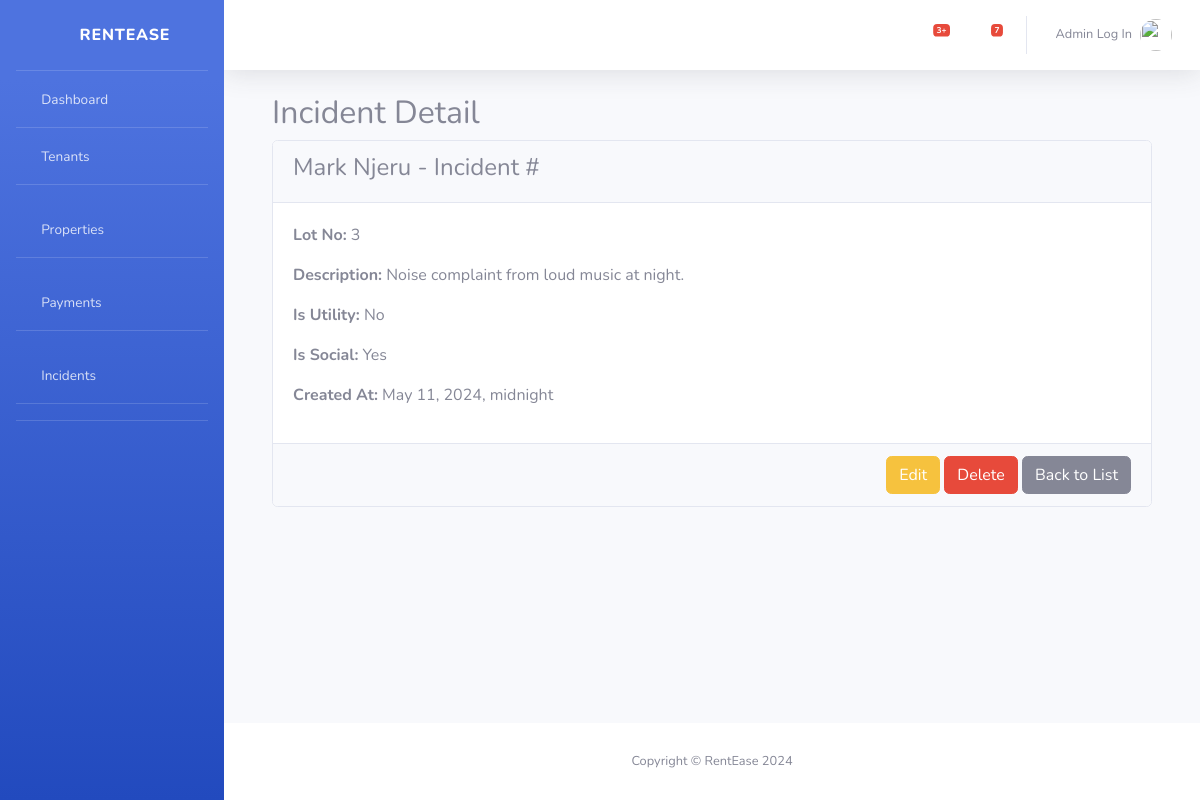
The page /incident/3/ on the database as committed earlier.
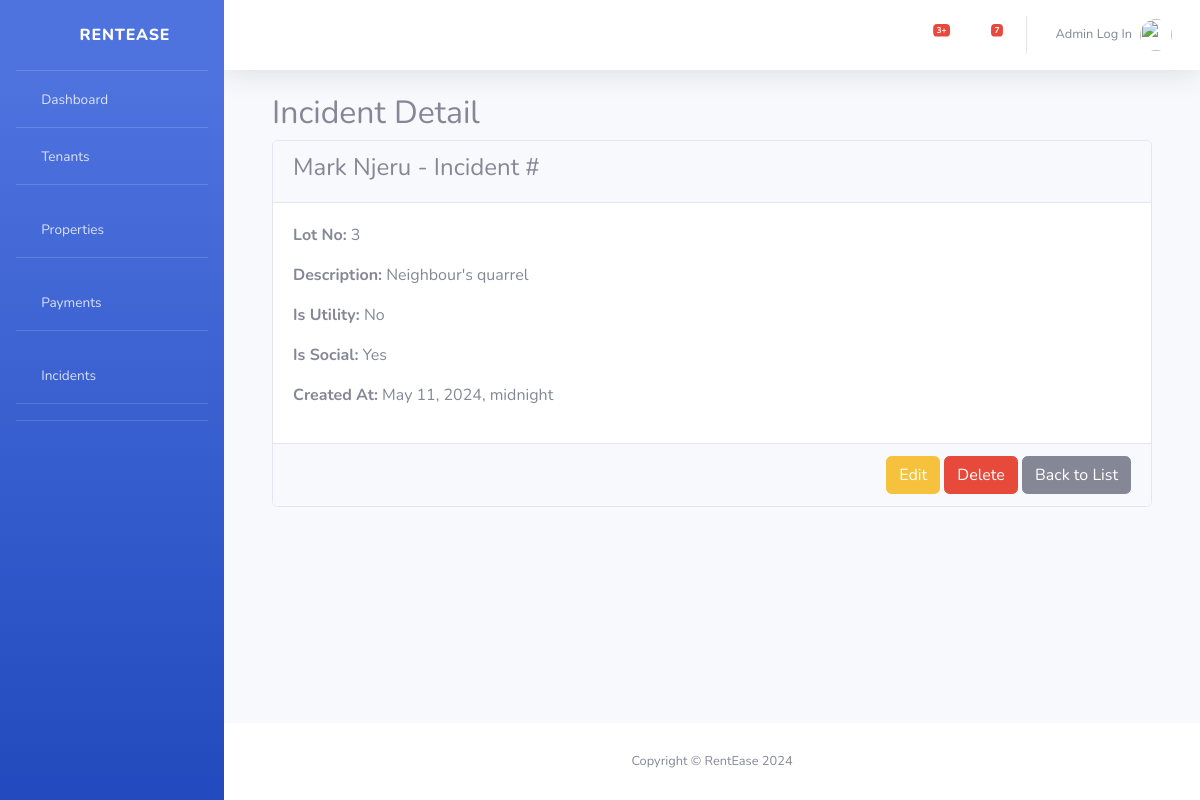
The same page on the database as committed later.
### main/models.py (models this page shows, shortened)
class Incidents(models.Model):
    tenant_name = models.CharField(max_length=255)
    lot_no = models.CharField(max_length=100)
    description = models.TextField()
    is_utility = models.BooleanField(default=False)
    is_social = models.BooleanField(default=False)
    created_at = models.DateTimeField(auto_now_add=True)

### main/views.py (the view)
# urls.py: path('incident/<int:id>/', views.incident_detail, name='incident_detail'),
def incident_detail(request, id):
    incident = get_object_or_404(Incidents, pk=id)
    return render(request, 'incident_detail.html', {'incident': incident})

### templates/incident_detail.html
{% extends "master.html" %}
{% block content %}
  <div class="container">
    <h2>Incident Detail</h2>
    <div class="card">
      <div class="card-header">
        <h4>{{ incident.tenant_name }} - Incident #{{ incident.inc_no }}</h4>
      </div>
      <div class="card-body">
        <p><strong>Lot No:</strong> {{ incident.lot_no }}</p>
        <p><strong>Description:</strong> {{ incident.description }}</p>
        <p><strong>Is Utility:</strong> {% if incident.is_utility %} Yes {% else %} No {% endif %}</p>
        <p><strong>Is Social:</strong> {% if incident.is_social %} Yes {% else %} No {% endif %}</p>
        <p><strong>Created At:</strong> {{ incident.created_at }}</p>
      </div>
      <div class="card-footer text-right">
        <a href="{% url 'incident_edit' incident.id %}" class="btn btn-warning">Edit</a>
        <a href="{% url 'incident_delete' incident.id %}" class="btn btn-danger">Delete</a>
        <a href="{% url 'incidents' %}" class="btn btn-secondary">Back to List</a>
      </div>
    </div>
  </div>
{% endblock %}

Rows that differ between the two databases and show on the page:
changed Incidents "Mark Njeru": description "Noise complaint from loud music at night." → "Neighbour's quarrel"
